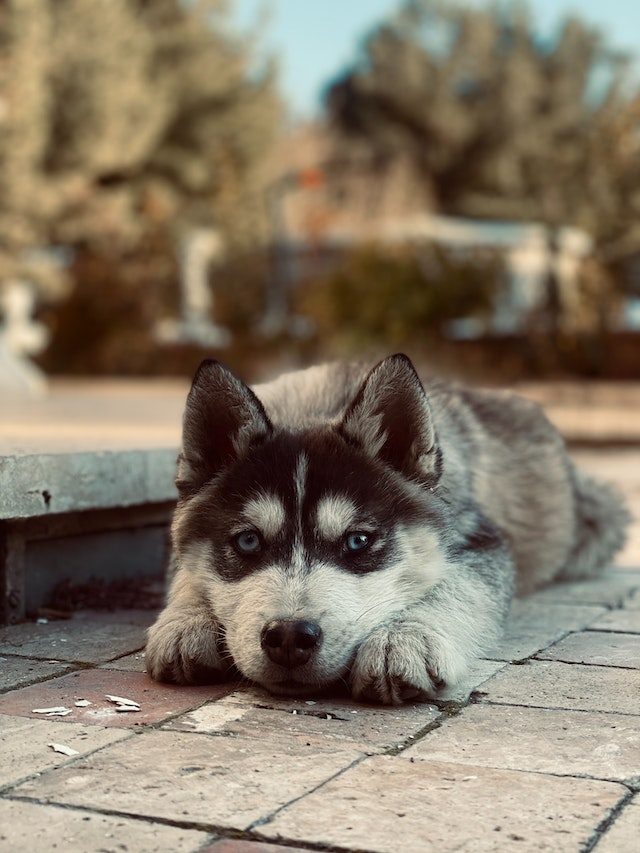
#> input picture Project4Final/data/huskies/pexels-behrouz-sasani-6549192.jpg, 640 x 853 px; its folder holds only this picture in this run
$ jupyter execute --allow-errors extension-2-image-compression.ipynb   (shell and % lines are left out)
#> lines starting #> are read from the running program, lines starting #| are printed output that depends on the picture
### Project4Final/pca_cov.py
'''pca_cov.py
Performs principal component analysis using the covariance matrix approach
YOUR NAME HERE
CS 251/2 Data Analysis Visualization
Spring 2023
'''
import numpy as np
import matplotlib.pyplot as plt
import pandas as pd


class PCA_COV:
    '''
    Perform and store principal component analysis results
    '''

    def __init__(self, data):
        '''

        Parameters:
        -----------
        data: pandas DataFrame. shape=(num_samps, num_vars)
            Contains all the data samples and variables in a dataset. Should be set as an instance variable.
        '''
        self.data = data

        # vars: Python list. len(vars) = num_selected_vars
        #   String variable names selected from the DataFrame to run PCA on.
        #   num_selected_vars <= num_vars
        self.vars = None

        # A: ndarray. shape=(num_samps, num_selected_vars)
        #   Matrix of data selected for PCA
        self.A = None

        # normalized: boolean.
        #   Whether data matrix (A) is normalized by self.pca
        self.normalized = None

        # A_proj: ndarray. shape=(num_samps, num_pcs_to_keep)
        #   Matrix of PCA projected data
        self.A_proj = None

        # e_vals: ndarray. shape=(num_pcs,)
        #   Full set of eigenvalues (ordered large-to-small)
        self.e_vals = None
        # e_vecs: ndarray. shape=(num_selected_vars, num_pcs)
        #   Full set of eigenvectors, corresponding to eigenvalues ordered large-to-small
        self.e_vecs = None

        # prop_var: Python list. len(prop_var) = num_pcs
        #   Proportion variance accounted for by the PCs (ordered large-to-small)
        self.prop_var = None

        # cum_var: Python list. len(cum_var) = num_pcs
        #   Cumulative proportion variance accounted for by the PCs (ordered large-to-small)
        self.cum_var = None

    def get_prop_var(self):
        '''(No changes should be needed)'''
        return self.prop_var

    def get_cum_var(self):
        '''(No changes should be needed)'''
        return self.cum_var

    def get_eigenvalues(self):
        '''(No changes should be needed)'''
        return self.e_vals

    def get_eigenvectors(self):
        '''(No changes should be needed)'''
        return self.e_vecs

    def covariance_matrix(self, data):
        '''Computes the covariance matrix of `data`

        Parameters:
        -----------
        data: ndarray. shape=(num_samps, num_vars)
            `data` is NOT centered coming in, you should do that here.

        Returns:
        -----------
        ndarray. shape=(num_vars, num_vars)
            The covariance matrix of centered `data`

        NOTE: You should do this wihout any loops
        NOTE: np.cov is off-limits here — compute it from "scratch"!
        '''
        # Center the data
        data_centered = self.center(data)

        # Compute the covariance matrix
        cov = np.dot(data_centered.T, data_centered) / (data_centered.shape[0] - 1)

        return cov

    def center(self, data):
        '''Centers the data by subtracting the mean of each variable'''
        return data - np.mean(data, axis=0)

    # [34 lines left out: functions compute_prop_var, compute_cum_var, not called in this run]

    def pca(self, vars, normalize=False):
        '''Performs PCA on the data variables `vars`

        Parameters:
        -----------
        vars: Python list of strings. len(vars) = num_selected_vars
            1+ variable names selected to perform PCA on.
            Variable names must match those used in the `self.data` DataFrame.
        normalize: boolean.
            If True, normalize each data variable so that the values range from 0 to 1.

        NOTE: Leverage other methods in this class as much as possible to do computations.

        TODO:
        - Select the relevant data (corresponding to `vars`) from the data pandas DataFrame
        then convert to numpy ndarray for forthcoming calculations.
        - If `normalize` is True, normalize the selected data so that each variable (column)
        ranges from 0 to 1 (i.e. normalize based on the dynamic range of each variable).
            - Before normalizing, create instance variables containing information that would be
            needed to "undo" or reverse the normalization on the selected data.
        - Make sure to compute everything needed to set all instance variables defined in constructor,
        except for self.A_proj (this will happen later).
        '''

        # Select the relevant data (corresponding to `vars`) from the data pandas DataFrame
        data_selected = self.data[vars].to_numpy()

        # If `normalize` is True, normalize the selected data
        if normalize:
            # Compute normalization parameters for each variable
            norm_params = []
            for i in range(data_selected.shape[1]):
                min_val = np.min(data_selected[:, i])
                max_val = np.max(data_selected[:, i])
                norm_params_i = (min_val, max_val)
                norm_params.append(norm_params_i)

                # Normalize the variable (column)
                data_selected[:, i] = (data_selected[:, i] - min_val) / (max_val - min_val)

            self.norm_params = norm_params

        # Compute the covariance matrix of the selected data
        data_centered = self.center(data_selected)
        cov_mat = self.covariance_matrix(data_centered)

        # Compute the eigenvalues and eigenvectors of the covariance matrix
        e_vals, e_vecs = np.linalg.eig(cov_mat)

        # Sort the eigenvalues and eigenvectors by the eigenvalues in descending order
        sorted_indices = np.argsort(e_vals)[::-1]
        e_vals = e_vals[sorted_indices]
        e_vecs = e_vecs[:, sorted_indices]

        # Compute the proportion variance accounted for by each PC
        prop_var = self.compute_prop_var(e_vals)

        # Compute the cumulative variance accounted for by the PCs
        cum_var = self.compute_cum_var(prop_var)

        # Set the instance variables
        self.vars = vars
        self.normalized = normalize
        self.data_selected = data_selected
        self.cov_mat = cov_mat
        self.e_vals = e_vals
        self.e_vecs = e_vecs
        self.prop_var = prop_var
        self.cum_var = cum_var

        # Create the data matrix A
        self.A = data_selected

        # Store the number of variables and samples
        self.num_vars = self.A.shape[1]
        self.num_samps = self.A.shape[0]

        # Create the data matrix A_proj
        self.A_proj = None


    # [27 lines left out: function elbow_plot, not called in this run]

    def pca_project(self, pcs_to_keep):
        '''Project the data onto `pcs_to_keep` PCs (not necessarily contiguous)

        Parameters:
        -----------
        pcs_to_keep: Python list of ints. len(pcs_to_keep) = num_pcs_to_keep
            Project the data onto these PCs.
            NOTE: This LIST contains indices of PCs to project the data onto, they are NOT necessarily
            contiguous.
            Example 1: [0, 2] would mean project on the 1st and 3rd largest PCs.
            Example 2: [0, 1] would mean project on the two largest PCs.

        Returns
        -----------
        pca_proj: ndarray. shape=(num_samps, num_pcs_to_keep).
            e.g. if pcs_to_keep = [0, 1],
            then pca_proj[:, 0] are x values, pca_proj[:, 1] are y values.

        NOTE: This method should set the variable `self.A_proj`

        '''

        # Extract relevant components from covariance matrix
        components = self.e_vecs[:, pcs_to_keep]

        centered_data = self.center(self.data_selected)

        # Project the data onto the selected principal components
        pca_proj = centered_data @ components

        # Set A_proj instance variable
        self.A_proj = pca_proj

        return pca_proj


    def pca_then_project_back(self, top_k):
        '''Project the data into PCA space (on `top_k` PCs) then project it back to the data space

        Parameters:
        -----------
        top_k: int. Project the data onto this many top PCs.

        Returns:
        -----------
        ndarray. shape=(num_samps, num_selected_vars)

        TODO:
        - Project the data on the `top_k` PCs (assume PCA has already been performed).
        - Project this PCA-transformed data back to the original data space
        - If you normalized, remember to rescale the data projected back to the original data space.
        '''
        # Project the data onto `top_k` PCs
        pca_proj = self.pca_project(list(range(top_k)))

        # Project back to the data space
        data_proj = pca_proj @ self.e_vecs[:, :top_k].T

        # Compute normalization parameters if necessary
        if self.normalized:
            col_mins = self.data_selected.min(axis=0)
            col_maxs = self.data_selected.max(axis=0)
            norm_ranges = col_maxs - col_mins
            norm_mins = col_mins
            data_proj = data_proj * norm_ranges + norm_mins

        return data_proj

### Project4Final/extension-2-image-compression.ipynb
# Extensin 2 - Image compression

- Run PCA on your own images and analyze the trade-off in compression and reconstruction error.

[cell 1]
# Importing everything
import os
import random
import numpy as np
import matplotlib.pyplot as plt
import pandas as pd

import pca_cov

plt.style.use(['seaborn-v0_8-colorblind', 'seaborn-v0_8-darkgrid'])
plt.rcParams.update({'font.size': 20})

np.set_printoptions(suppress=True, precision=5)

# Automatically reload external modules

[cell 2]
import os
import cv2
from pca_cov import PCA_COV

# Read images from directory
imgs = []
for file in os.listdir('data/huskies/'):
    if file.endswith('.jpg'):
        img = cv2.imread(os.path.join('data/huskies/', file), cv2.IMREAD_GRAYSCALE)
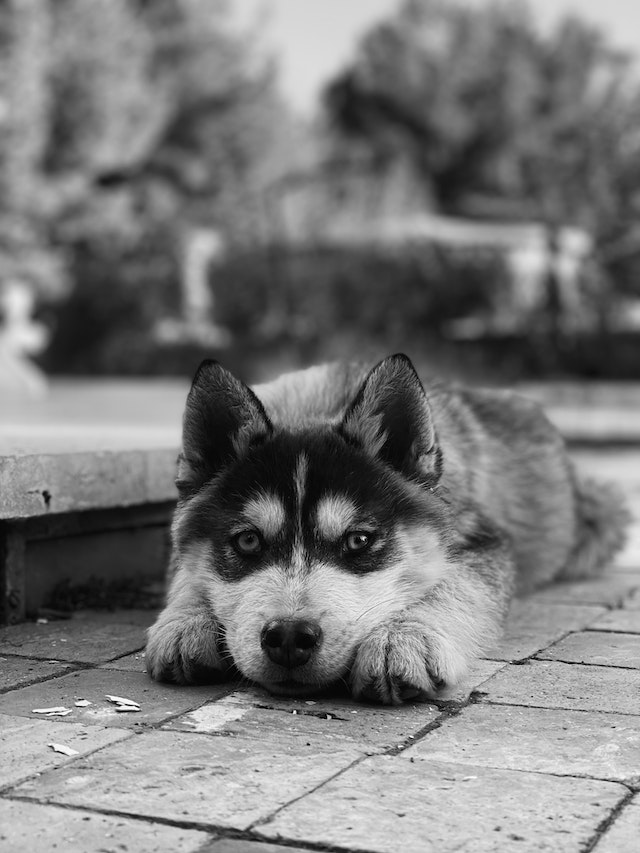
#> img: shape (853, 640); min 0, max 255, mean 122
        img = cv2.resize(img, (64, 64)) # Resize to 64x64
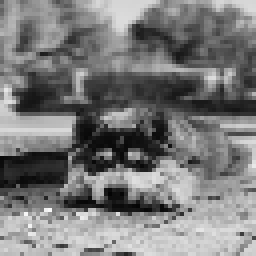
#> img: shape (64, 64) (shown 4 times larger); min 4, max 248, mean 121.8
        imgs.append(img)
face_imgs = np.array(imgs)

# Flatten images
face_imgs_vec = np.reshape(face_imgs, (len(face_imgs), -1))

[cell 3]
# Perform PCA
face_df = pd.DataFrame(face_imgs_vec)
#> face_df = table of 1 rows and 4096 columns
pca_face = PCA_COV(face_df)
#> (the rest of this cell did not finish here and is left out)

#> in covariance_matrix, `cov = np.dot(data_centered.T, data_centered) / (data_centered.shape[0]..`: cov: shape (4096, 4096) float64; every value is NaN or infinite


# Print the stats of the PCA object
print(f'There are {len(pca_face.vars)} vars in Huskies PCA')
print(f'The original PCA data has shape {pca_face.A.shape}')
print(f'Eigenvector shape: {pca_face.e_vecs.shape}.\nEigenvalue shape: {pca_face.e_vals.shape}.')
print(f'Length of proportion variance account for: {len(pca_face.get_prop_var())}.')
print(f'Length of cumulative proportion variance account for: {len(pca_face.get_cum_var())}.')
print()
print(f"Your vars in Iris PCA first 20):\n{pca_face.vars[:20]}")
print(f'Your eigenvectors:\n{pca_face.e_vecs}')
print(f'Your eigenvalues:\n{pca_face.e_vals}')
print(f'Cumulative proportion variance account for (first 20):\n{pca_face.get_cum_var()[:20]}')

[cell 4]
# Calculate explained variance for each principal component
cum_var = pca_face.cum_var
#> (the rest of this cell did not finish here and is left out)

[cell 5]
# Choose number of principal components based on explained variance and compress images
num_pcs = 50
#> (the rest of this cell did not finish here and is left out)


[cell 6]
# Plot original and compressed images
fig, ax = plt.subplots(2, 5, figsize=(10, 4))
#> (the rest of this cell did not finish here and is left out)

#> (a cell that did not finish here is left out)

$ run again, on Project4Final/data/huskies/pexels-julissa-helmuth-5727110.jpg
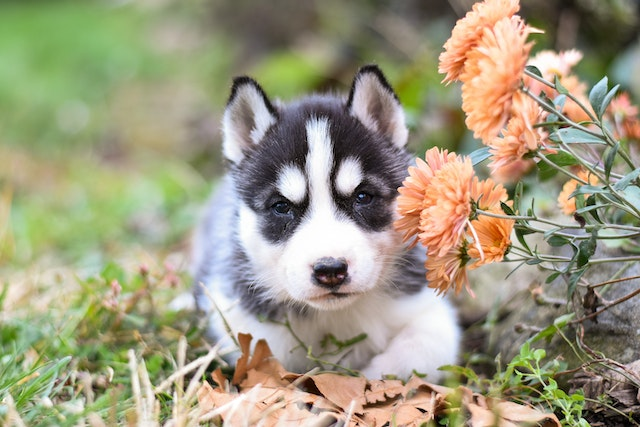
#> input picture Project4Final/data/huskies/pexels-julissa-helmuth-5727110.jpg, 640 x 427 px
#> `img = cv2.imread(os.path.join('data/huskies/', file), cv2.IMREAD_GRAYS..`:
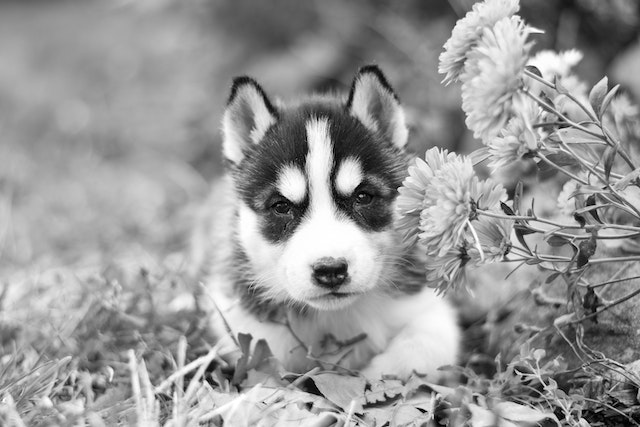
#> img: shape (427, 640); min 0, max 255, mean 151.4
#> `img = cv2.resize(img, (64, 64))`:
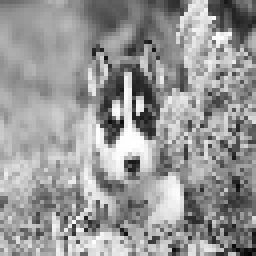
#> img: shape (64, 64) (shown 4 times larger); min 3, max 255, mean 151.1
#> face_df = table of 1 rows and 4096 columns
#> cov: shape (4096, 4096) float64; every value is NaN or infinite

$ run again, on Project4Final/data/huskies/pexels-julissa-helmuth-6177322.jpg
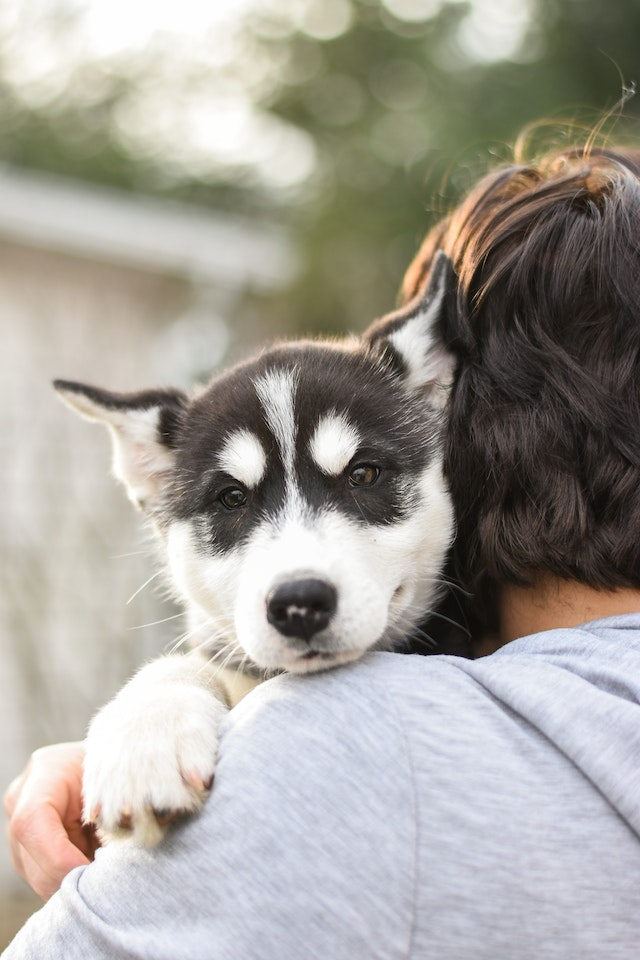
#> input picture Project4Final/data/huskies/pexels-julissa-helmuth-6177322.jpg, 640 x 960 px
#> `img = cv2.imread(os.path.join('data/huskies/', file), cv2.IMREAD_GRAYS..`:
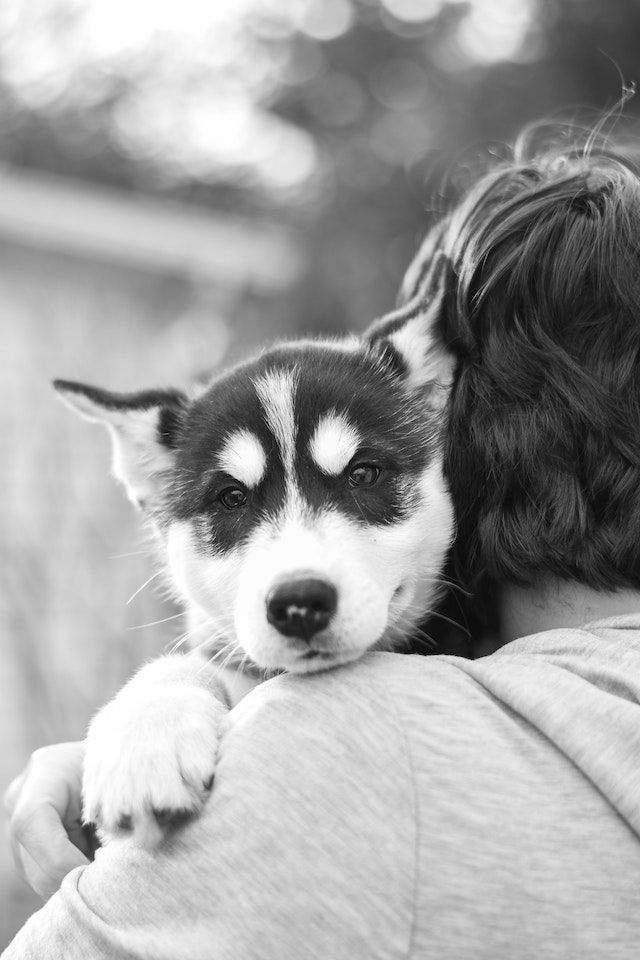
#> img: shape (960, 640); min 0, max 255, mean 161.4
#> `img = cv2.resize(img, (64, 64))`:
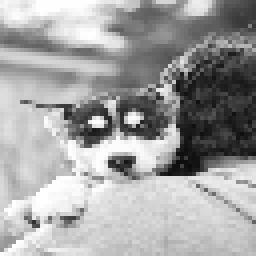
#> img: shape (64, 64) (shown 4 times larger); min 13, max 255, mean 161.6
#> face_df = table of 1 rows and 4096 columns
#> cov: shape (4096, 4096) float64; every value is NaN or infinite

$ run again, on Project4Final/data/huskies/pexels-efrem-efre-15785509.jpg
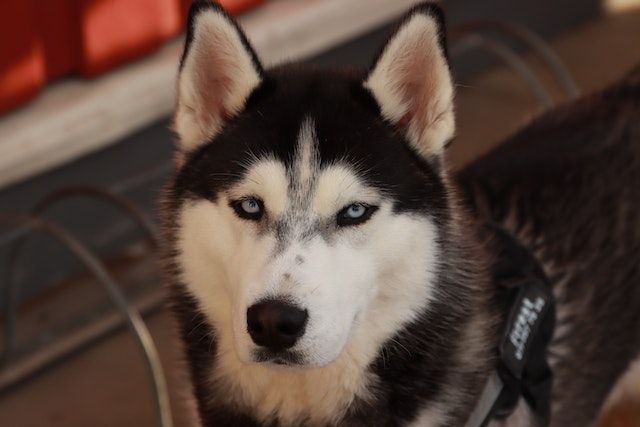
#> input picture Project4Final/data/huskies/pexels-efrem-efre-15785509.jpg, 640 x 427 px
#> `img = cv2.imread(os.path.join('data/huskies/', file), cv2.IMREAD_GRAYS..`:
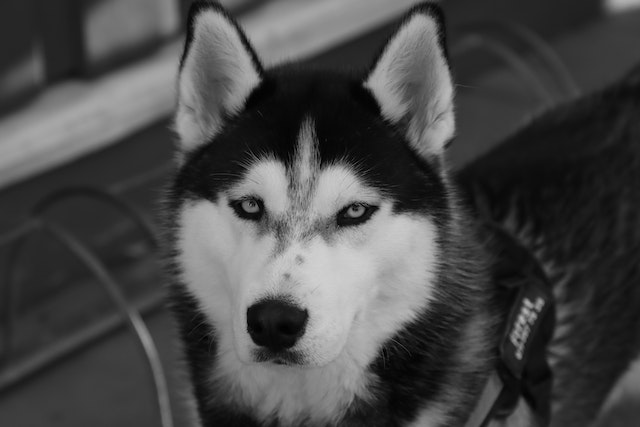
#> img: shape (427, 640); min 0, max 210, mean 72.3
#> `img = cv2.resize(img, (64, 64))`:
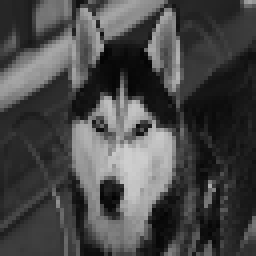
#> img: shape (64, 64) (shown 4 times larger); min 3, max 206, mean 72.1
#> face_df = table of 1 rows and 4096 columns
#> cov: shape (4096, 4096) float64; every value is NaN or infinite
